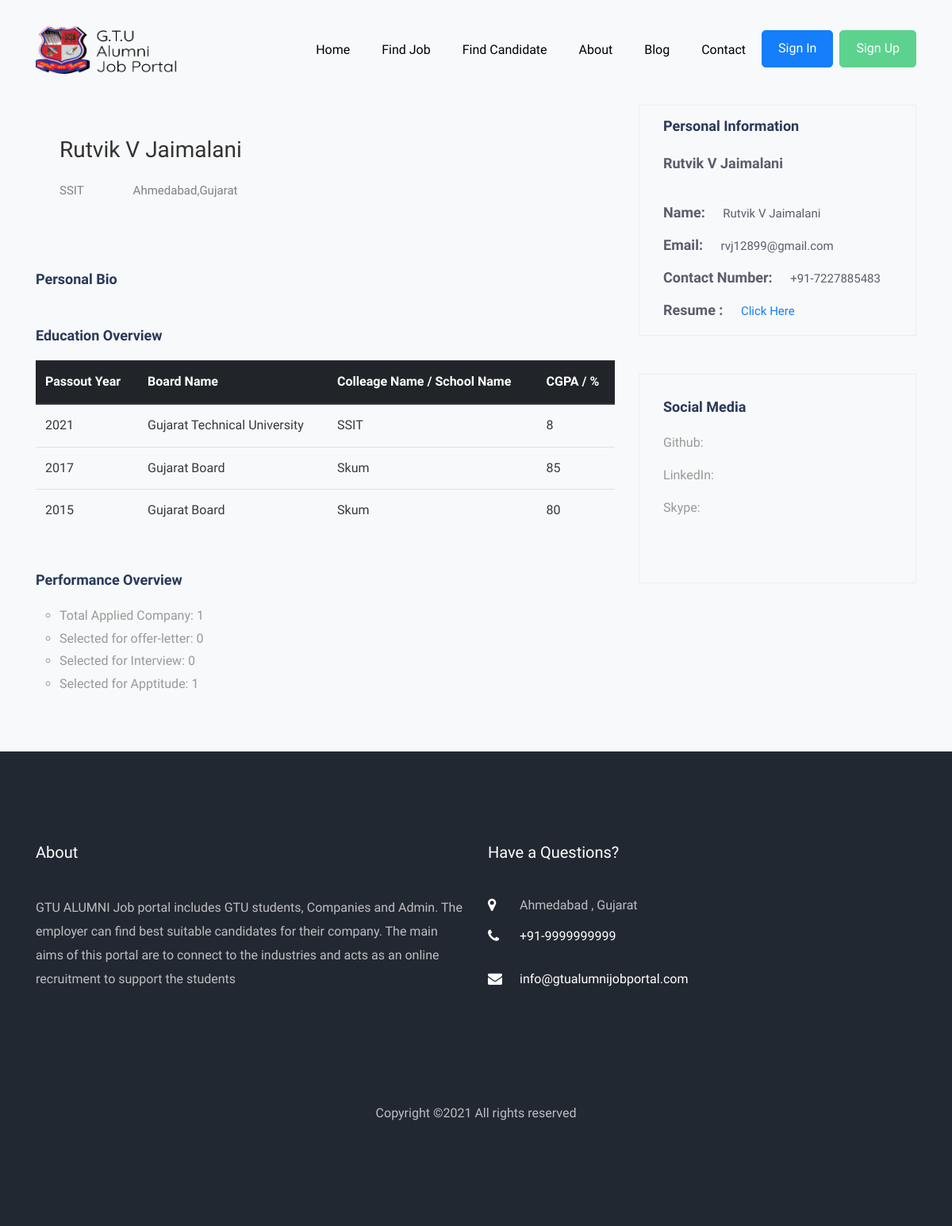
/candidate_details.php?employee_id=2, run on the app's committed database.
### tables this page shows
CREATE TABLE `employee` (
  `id` int(11) NOT NULL,
  `firstname` varchar(255) NOT NULL,
  `middlename` varchar(255) NOT NULL,
  `lastname` varchar(255) NOT NULL,
  `enrollmentno` varchar(255) NOT NULL,
  `email` varchar(255) NOT NULL,
  `password` varchar(255) NOT NULL,
  `contactnumber` varchar(255) NOT NULL,
  `dateofbirth` varchar(255) NOT NULL,
  `gender` varchar(255) NOT NULL,
  `contry` varchar(255) NOT NULL,
  `state` varchar(255) NOT NULL,
  `district` varchar(255) NOT NULL,
  `colleagename` varchar(255) NOT NULL,
  `sgpa` varchar(255) NOT NULL,
  `graduationyear` varchar(255) NOT NULL,
  `hscschoolname` varchar(255) NOT NULL,
  `hscboardname` varchar(255) NOT NULL,
  `hsccgpa` varchar(255) NOT NULL,
  `hscyear` varchar(255) NOT NULL,
  `sscschoolname` varchar(255) NOT NULL,
  `sscboardname` varchar(255) NOT NULL,
  `ssccgpa` varchar(255) NOT NULL,
  `sscyear` varchar(255) NOT NULL,
  `coverletter` varchar(255) NOT NULL,
  `intrestarea` varchar(255) NOT NULL,
  `resume` varchar(255) NOT NULL,
  `whatsapp` varchar(255) NOT NULL,
  `github` varchar(255) NOT NULL,
  `linkedin` varchar(255) NOT NULL,
  `skype` varchar(255) NOT NULL,
  `status` int(1) NOT NULL,
  `created_time` datetime(6) NOT NULL DEFAULT current_timestamp(6)
);

CREATE TABLE `page` (
  `id` int(11) NOT NULL,
  `about_info` varchar(255) NOT NULL,
  `contact_address` varchar(255) NOT NULL,
  `contact_number` varchar(255) NOT NULL,
  `contact_email` varchar(255) NOT NULL,
  `contact_website` varchar(255) NOT NULL
);

### common_function.php (called while the page is built, shortened)
		<?php
	function fetch_employee_details($conn,$id){
		$sql = "SELECT * FROM `employee` WHERE `id` = '".$id."'";
		$result = mysqli_query($conn,$sql);
		if($result)
		{
			return $result;
		}
		else
		{
			return false;
		}
	}
	function total_apply_counter($conn,$id='',$status=''){
		$sql = "SELECT * FROM `job_apply`";
		if($id){
			$sql .= " WHERE `employee_id` = '".$id."' ";
		}
		if($status){
			if ($id) {
				$sql .= " AND";
			} else {
				$sql .= " WHERE";
			}
			$sql .= "`round_status` = '".$status."' ";
		}
		$result = mysqli_query($conn,$sql);
		if($result)
		{
			return mysqli_num_rows($result);
		}
		else
		{
			return false;
		}
	}
	function admin_get_field($conn,$fieldName)
	{
		$sql= "SELECT * FROM `page`";
		$result = mysqli_query($conn,$sql);
		if($result)
		{
			if(mysqli_affected_rows($conn))
			{
				while ($row = mysqli_fetch_array($result)) {
					$name = $row[$fieldName];
				}
				return $name;
			}
			else
			{
				return 0;
			}
		}
		else
		{
			return 0;
		}
	}
?>

### candidate_details.php (the view, shortened to what this page needs)
<?php
  include 'header.php';
  if(isset($_GET['employee_id'])){
    $employee_id = $_GET['employee_id'];
    $current_employee_details_check = fetch_employee_details($conn,$employee_id);
    $current_employee_details_check_count = mysqli_num_rows($current_employee_details_check);
    if($current_employee_details_check_count > 0){
      $current_employee_details = mysqli_fetch_array($current_employee_details_check);
      $total_apply_counter = total_apply_counter($conn,$employee_id);
      $total_got_aptitude_counter = total_apply_counter($conn,$employee_id,2);
      $total_got_interview_counter = total_apply_counter($conn,$employee_id,3);
      $total_got_offer_counter = total_apply_counter($conn,$employee_id,4);
      if (!$total_got_interview_counter) {
        $total_got_interview_counter = 0;
      }
      if (!$total_got_offer_counter) {
        $total_got_offer_counter = 0;
      }
    }else{
      $msg = 'Something Went wrong !';
      $link = 'index.php';
      redirect_link($msg,$link);
    }
  }else{
    $link = 'index.php';
    redirect_link('',$link);
  }
?>
<link rel="stylesheet" type="text/css" href="../css/extra_style.css">
<?php
  include 'navigation.php';
?>
<section class="ftco-section bg-light" style="padding: 0; padding-top: 7rem;">
  <div class="job-post-company pt-20 pb-20">
    <div class="container">
      <div class="row justify-content-between">
        <div class="col-xl-8 col-lg-8">
          <div class="single-job-items mb-50">
            <div class="job-items">
              <div class="job-tittle">
                <div class="job-post-item-header d-flex align-items-center mb-3">
                    <h2 class="mr-3 mb-0 text-black h3"><?php echo $current_employee_details['firstname'].' '.$current_employee_details['middlename'].' '.$current_employee_details['lastname'];?></h2>
                  </div>
                <ul>
                  <li><?php echo $current_employee_details['colleagename']; ?></li>
                  <li><i class="fas fa-map-marker-alt"></i><?php echo $current_employee_details['district'].','.$current_employee_details['state']; ?></li>
                </ul>
              </div>
            </div>
          </div>
          <div class="job-post-details">
            <div class="post-details1 mb-50">
              <div class="small-section-tittle">
                <h4>Personal Bio</h4>
              </div>
            </div>
            <div class="post-details2  mb-50">
              <div class="small-section-tittle">
                <h4>Education Overview</h4>
              </div>
              <table class="table table-hover" id="resultTable">
              <thead class="thead-dark" id="resultTableHead">
                <tr>
                  <th scope="col">Passout Year</th>
                  <th scope="col">Board Name</th>
                  <th scope="col">Colleage Name / School Name</th>
                  <th scope="col">CGPA / %</th>
                </tr>
              </thead>
              <tbody class="text-dark" id="resultTableBody">
                <tr>
                  <td><?php echo $current_employee_details['graduationyear'];?></td>
                  <td>Gujarat Technical University</td>
                  <td><?php echo $current_employee_details['colleagename'];?></td>
                  <td><?php echo $current_employee_details['sgpa'];?></td>
                </tr>
                <tr>
                  <td><?php echo $current_employee_details['hscyear'];?></td>
                  <td><?php echo $current_employee_details['hscboardname'];?></td>
                  <td><?php echo $current_employee_details['hscschoolname'];?></td>
                  <td><?php echo $current_employee_details['hsccgpa'];?></td>
                </tr>
                <tr>
                  <td><?php echo $current_employee_details['sscyear'];?></td>
                  <td><?php echo $current_employee_details['sscboardname'];?></td>
                  <td><?php echo $current_employee_details['sscschoolname'];?></td>
                  <td><?php echo $current_employee_details['ssccgpa'];?></td>
                </tr>
              </tbody>
            </table>
            </div>
            <div class="post-details2  mb-50">
              <div class="small-section-tittle">
                <h4>Performance Overview</h4>
              </div>
              <ul>
                <li>Total Applied Company: <span><?php echo $total_apply_counter; ?></span></li>
                <li>Selected for offer-letter: <span><?php echo $total_got_offer_counter; ?></span></li>
                <li>Selected for Interview: <span><?php echo $total_got_interview_counter; ?></span></li>
                <li>Selected for Apptitude: <span><?php echo $total_got_aptitude_counter; ?></span></li>
              </ul>
            </div>
          </div>
        </div>
        <div class="col-xl-4 col-lg-4">
          <div class="post-details4  mb-5" style="border: 1px solid #ededed;padding: 15px 30px; ">
            <div class="small-section-tittle">
              <h4>Personal Information</h4>
            </div>
            <span><?php echo $current_employee_details['firstname'].' '.$current_employee_details['middlename'].' '.$current_employee_details['lastname'];?></span>
            <ul>
              <li>Name: <span><?php echo $current_employee_details['firstname'].' '.$current_employee_details['middlename'].' '.$current_employee_details['lastname'];?></span></li>
              <li>Email: <span><?php echo $current_employee_details['email'];?></span></li>
              <li>Contact Number: <span><?php echo '+91-'.$current_employee_details['contactnumber'];?></span></li>
              <li>Resume : <span style="word-break: break-all;display: initial;">
                <?php
                  if (isset($current_employee_details['resume']) && !empty(trim($current_employee_details['resume'])) ) {
                    ?>
                    <a href="<?php echo Employee_Cv_Url.$current_employee_details['resume']; ?>" target="_blank">Click Here</a>
                    <?php
                  } else {
                    ?>
                    <a href="">Not available</a>
                    <?php
                  }
                ?>
                </span></li>
            </ul>
          </div>
          <div class="post-details3  mb-50">
            <div class="small-section-tittle">
              <h4>Social Media</h4>
            </div>
            <ul>
              <li>Github: <span><a href="<?php echo $current_employee_details['github']; ?>" target="_blank"><?php echo $current_employee_details['github']; ?></a> </span></li>
              <li>LinkedIn: <span><a href="<?php echo $current_employee_details['linkedin']; ?>" target="_blank"><?php echo $current_employee_details['linkedin']; ?></a></span></li>
              <li>Skype: <span><a href="<?php echo $current_employee_details['skype']; ?>" target="_blank"><?php echo $current_employee_details['skype']; ?></a></span></li>
            </ul>
          </div>
        </div>
      </div>
    </div>
  </div>
</section>
<?php
  include 'footer.php';
?>

### footer.php (shortened to what this page needs)
<?php
  $editAbout = admin_get_field($conn,'about_info');
  $editContactAddress = admin_get_field($conn,'contact_address');
  $editContactNumber = admin_get_field($conn,'contact_number');
  $editContactEmail = admin_get_field($conn,'contact_email');
?>
<footer class="ftco-footer ftco-bg-dark ftco-section">
      <div class="container">
        <div class="row mb-5">
          <div class="col-md">
             <div class="ftco-footer-widget mb-4">
              <h2 class="ftco-heading-2">About</h2>
              <p><?php echo $editAbout;?></p>
              <ul class="ftco-footer-social list-unstyled float-md-left float-lft mt-3">
              </ul>
            </div>
          </div>
          <div class="col-md">
            <div class="ftco-footer-widget mb-4">
              <h2 class="ftco-heading-2">Have a Questions?</h2>
              <div class="block-23 mb-3">
                <ul>
                  <li><span class="icon icon-map-marker"></span><span class="text"><?php echo $editContactAddress;?></span></li>
                  <li><a href="javascript:void(0)"><span class="icon icon-phone"></span><span class="text">+91-<?php echo $editContactNumber;?></span></a></li>
                  <li><a href="javascript:void(0)"><span class="icon icon-envelope"></span><span class="text"><?php echo $editContactEmail;?></span></a></li>
                </ul>
              </div>
            </div>
          </div>
        </div>
        <div class="row">
          <div class="col-md-12 text-center">
            <p>Copyright &copy;<script>document.write(new Date().getFullYear());</script> All rights reserved </p>
          </div>
        </div>
      </div>
    </footer>
  </body>
</html>

### css/icomoon.css (style rules this page uses)
[class^="icon-"], [class*=" icon-"] { font-family: 'icomoon' !important; speak: none; font-style: normal; font-weight: normal; font-variant: normal; text-transform: none; line-height: 1; -webkit-font-smoothing: antialiased; -moz-osx-font-smoothing: grayscale; }
.icon-map-marker:before { content: "\f041"; }
.icon-phone:before { content: "\f095"; }
.icon-envelope:before { content: "\f0e0"; }

### candidate_details.php (style rules this page uses)
a { color: #157efb; }
.post-details4 ul li span { font-size: 15px; }

### data on the page
employee: firstname "Rutvik", middlename "V", lastname "Jaimalani", colleagename "SSIT", district "Ahmedabad", state "Gujarat", graduationyear "2021", sgpa "8", hscyear "2017", hscboardname "Gujarat Board", hscschoolname "Skum", hsccgpa "85", sscyear "2015", sscboardname "Gujarat Board", sscschoolname "Skum", ssccgpa "80", email "rvj12899@gmail.com", contactnumber "7227885483"
page: about_info "GTU ALUMNI Job portal includes GTU students, Companies and Admin. The employer can find best suitable candidates for their company. The main aims of this portal are to connect to the industries and acts as an online recruitment to support the students", contact_address "Ahmedabad , Gujarat", contact_number "9999999999", contact_email "info@gtualumnijobportal.com"

### other printed values
$total_apply_counter "1"
$total_got_offer_counter "0"
$total_got_interview_counter "0"
$total_got_aptitude_counter "1"
